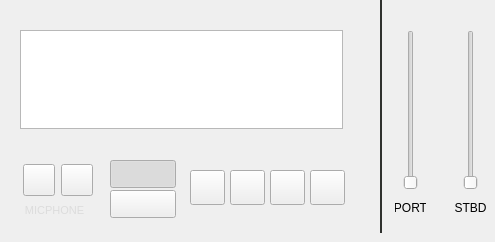
          <widget class="QWidget" name="play_page">
           <widget class="QWidget" name="box" native="true">
            <property name="geometry">
             <rect>
              <x>10</x>
              <y>20</y>
              <width>343</width>
              <height>119</height>
             </rect>
            </property>
            <property name="minimumSize">
             <size>
              <width>343</width>
              <height>119</height>
             </size>
            </property>
            <property name="maximumSize">
             <size>
              <width>343</width>
              <height>119</height>
             </size>
            </property>
            <layout class="QVBoxLayout" name="verticalLayout_4">
             <property name="spacing">
              <number>0</number>
             </property>
             <property name="leftMargin">
              <number>10</number>
             </property>
             <property name="topMargin">
              <number>10</number>
             </property>
             <property name="rightMargin">
              <number>10</number>
             </property>
             <property name="bottomMargin">
              <number>10</number>
             </property>
             <item>
              <widget class="QTableView" name="recordingtableView">
               <property name="minimumSize">
                <size>
                 <width>0</width>
                 <height>0</height>
                </size>
               </property>
               <property name="maximumSize">
                <size>
                 <width>16777215</width>
                 <height>16777215</height>
                </size>
               </property>
              </widget>
             </item>
            </layout>
           </widget>
           <widget class="QWidget" name="widget_18" native="true">
            <property name="geometry">
             <rect>
              <x>380</x>
              <y>0</y>
              <width>2</width>
              <height>233</height>
             </rect>
            </property>
            <property name="minimumSize">
             <size>
              <width>2</width>
              <height>233</height>
             </size>
            </property>
            <property name="maximumSize">
             <size>
              <width>2</width>
              <height>233</height>
             </size>
            </property>
            <property name="styleSheet">
             <string notr="true">background-color: rgb(47, 49, 46);</string>
            </property>
           </widget>
           <widget class="QWidget" name="MICPHONE" native="true">
            <property name="geometry">
             <rect>
              <x>20</x>
              <y>160</y>
              <width>76</width>
              <height>40</height>
             </rect>
            </property>
            <property name="minimumSize">
             <size>
              <width>76</width>
              <height>40</height>
             </size>
            </property>
            <property name="maximumSize">
             <size>
              <width>76</width>
              <height>40</height>
             </size>
            </property>
            <layout class="QHBoxLayout" name="horizontalLayout_5">
             <property name="leftMargin">
              <number>3</number>
             </property>
             <property name="topMargin">
              <number>3</number>
             </property>
             <property name="rightMargin">
              <number>3</number>
             </property>
             <property name="bottomMargin">
              <number>3</number>
             </property>
             <item>
              <widget class="QPushButton" name="MICPHONE_PLAY">
               <property name="minimumSize">
                <size>
                 <width>32</width>
                 <height>32</height>
                </size>
               </property>
               <property name="maximumSize">
                <size>
                 <width>32</width>
                 <height>32</height>
                </size>
               </property>
               <property name="text">
                <string/>
               </property>
              </widget>
             </item>
             <item>
              <widget class="QPushButton" name="MICPHONE_STOP">
               <property name="minimumSize">
                <size>
                 <width>32</width>
                 <height>32</height>
                </size>
               </property>
               <property name="maximumSize">
                <size>
                 <width>32</width>
                 <height>32</height>
                </size>
               </property>
               <property name="text">
                <string/>
               </property>
              </widget>
             </item>
            </layout>
           </widget>
           <widget class="QPushButton" name="video_stop">
            <property name="geometry">
             <rect>
              <x>230</x>
              <y>170</y>
              <width>35</width>
              <height>35</height>
             </rect>
            </property>
            <property name="minimumSize">
             <size>
              <width>35</width>
              <height>35</height>
             </size>
            </property>
            <property name="maximumSize">
             <size>
              <width>35</width>
              <height>35</height>
             </size>
            </property>
            <property name="text">
             <string/>
            </property>
           </widget>
           <widget class="QPushButton" name="video_last">
            <property name="geometry">
             <rect>
              <x>270</x>
              <y>170</y>
              <width>35</width>
              <height>35</height>
             </rect>
            </property>
            <property name="minimumSize">
             <size>
              <width>35</width>
              <height>35</height>
             </size>
            </property>
            <property name="maximumSize">
             <size>
              <width>35</width>
              <height>35</height>
             </size>
            </property>
            <property name="text">
             <string/>
            </property>
           </widget>
           <widget class="QPushButton" name="video_next">
            <property name="geometry">
             <rect>
              <x>310</x>
              <y>170</y>
              <width>35</width>
              <height>35</height>
             </rect>
            </property>
            <property name="minimumSize">
             <size>
              <width>35</width>
              <height>35</height>
             </size>
            </property>
            <property name="maximumSize">
             <size>
              <width>35</width>
              <height>35</height>
             </size>
            </property>
            <property name="text">
             <string/>
            </property>
           </widget>
           <widget class="QWidget" name="widget_20" native="true">
            <property name="geometry">
             <rect>
              <x>100</x>
              <y>160</y>
              <width>81</width>
              <height>61</height>
             </rect>
            </property>
            <widget class="QPushButton" name="defence">
             <property name="geometry">
              <rect>
               <x>10</x>
               <y>30</y>
               <width>66</width>
               <height>28</height>
              </rect>
             </property>
             <property name="minimumSize">
              <size>
               <width>66</width>
               <height>28</height>
              </size>
             </property>
             <property name="maximumSize">
              <size>
               <width>66</width>
               <height>28</height>
              </size>
             </property>
             <property name="text">
              <string/>
             </property>
             <property name="checkable">
              <bool>true</bool>
             </property>
             <property name="autoExclusive">
              <bool>true</bool>
             </property>
            </widget>
            <widget class="QPushButton" name="warning">
             <property name="geometry">
              <rect>
               <x>10</x>
               <y>0</y>
               <width>66</width>
               <height>28</height>
              </rect>
             </property>
             <property name="minimumSize">
              <size>
               <width>66</width>
               <height>28</height>
              </size>
             </property>
             <property name="maximumSize">
              <size>
               <width>66</width>
               <height>28</height>
              </size>
             </property>
             <property name="text">
              <string/>
             </property>
             <property name="checkable">
              <bool>true</bool>
             </property>
             <property name="checked">
              <bool>true</bool>
             </property>
             <property name="autoExclusive">
              <bool>true</bool>
             </property>
            </widget>
           </widget>
           <widget class="QSlider" name="port_slider">
            <property name="geometry">
             <rect>
              <x>400</x>
              <y>30</y>
              <width>22</width>
              <height>160</height>
             </rect>
            </property>
            <property name="orientation">
             <enum>Qt::Vertical</enum>
            </property>
           </widget>
           <widget class="QSlider" name="stbd_slider">
            <property name="geometry">
             <rect>
              <x>460</x>
              <y>30</y>
              <width>22</width>
              <height>160</height>
             </rect>
            </property>
            <property name="orientation">
             <enum>Qt::Vertical</enum>
            </property>
           </widget>
           <widget class="QWidget" name="sound" native="true">
            <property name="geometry">
             <rect>
              <x>435</x>
              <y>200</y>
              <width>13</width>
              <height>14</height>
             </rect>
            </property>
            <property name="minimumSize">
             <size>
              <width>13</width>
              <height>14</height>
             </size>
            </property>
            <property name="maximumSize">
             <size>
              <width>13</width>
              <height>14</height>
             </size>
            </property>
           </widget>
           <widget class="QLabel" name="label_10">
            <property name="geometry">
             <rect>
              <x>395</x>
              <y>200</y>
              <width>31</width>
              <height>16</height>
             </rect>
            </property>
            <property name="styleSheet">
             <string notr="true"/>
            </property>
            <property name="text">
             <string>PORT</string>
            </property>
            <property name="alignment">
             <set>Qt::AlignCenter</set>
            </property>
           </widget>
           <widget class="QLabel" name="label_11">
            <property name="geometry">
             <rect>
              <x>455</x>
              <y>200</y>
              <width>31</width>
              <height>16</height>
             </rect>
            </property>
            <property name="text">
             <string>STBD</string>
            </property>
            <property name="alignment">
             <set>Qt::AlignCenter</set>
            </property>
           </widget>
           <widget class="QWidget" name="widget_17" native="true">
            <property name="geometry">
             <rect>
              <x>190</x>
              <y>170</y>
              <width>35</width>
              <height>35</height>
             </rect>
            </property>
            <property name="minimumSize">
             <size>
              <width>35</width>
              <height>35</height>
             </size>
            </property>
            <property name="maximumSize">
             <size>
              <width>35</width>
              <height>35</height>
             </size>
            </property>
            <property name="baseSize">
             <size>
              <width>0</width>
              <height>0</height>
             </size>
            </property>
            <widget class="QPushButton" name="video_play">
             <property name="geometry">
              <rect>
               <x>0</x>
               <y>0</y>
               <width>35</width>
               <height>35</height>
              </rect>
             </property>
             <property name="minimumSize">
              <size>
               <width>35</width>
               <height>35</height>
              </size>
             </property>
             <property name="maximumSize">
              <size>
               <width>35</width>
               <height>35</height>
              </size>
             </property>
             <property name="text">
              <string/>
             </property>
             <property name="checkable">
              <bool>true</bool>
             </property>
             <property name="autoExclusive">
              <bool>true</bool>
             </property>
            </widget>
           </widget>
           <widget class="QLabel" name="label_20">
            <property name="geometry">
             <rect>
              <x>10</x>
              <y>200</y>
              <width>89</width>
              <height>20</height>
             </rect>
            </property>
            <property name="minimumSize">
             <size>
              <width>89</width>
              <height>0</height>
             </size>
            </property>
            <property name="maximumSize">
             <size>
              <width>89</width>
              <height>20</height>
             </size>
            </property>
            <property name="styleSheet">
             <string notr="true">color: rgb(220, 220, 220);
font:  8pt ;</string>
            </property>
            <property name="text">
             <string>MICPHONE</string>
            </property>
            <property name="alignment">
             <set>Qt::AlignCenter</set>
            </property>
           </widget>
           <widget class="QWidget" name="volume" native="true">
            <property name="geometry">
             <rect>
              <x>430</x>
              <y>30</y>
              <width>21</width>
              <height>161</height>
             </rect>
            </property>
            <layout class="QVBoxLayout" name="verticalLayout_7">
             <property name="spacing">
              <number>0</number>
             </property>
             <property name="leftMargin">
              <number>0</number>
             </property>
             <property name="topMargin">
              <number>0</number>
             </property>
             <property name="rightMargin">
              <number>0</number>
             </property>
             <property name="bottomMargin">
              <number>0</number>
             </property>
            </layout>
           </widget>
          </widget>
